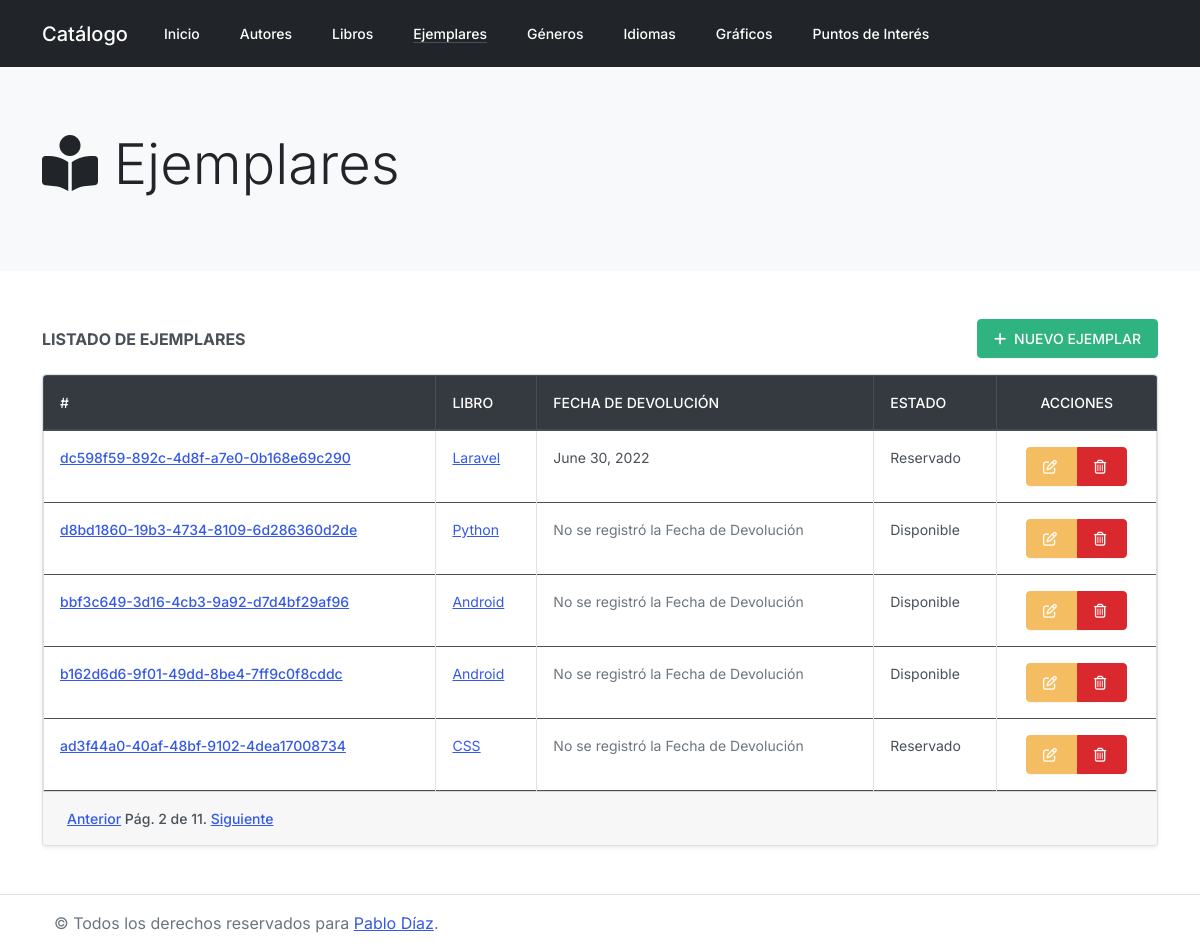
The app's page /catalogo/ejemplares/?page=2 with its own data.
### catalogo/models.py (models this page shows, shortened)
class Ejemplar(models.Model):
    id = models.UUIDField(primary_key=True, default=uuid.uuid4, help_text="ID único para este libro particular en toda la biblioteca")
    libro = models.ForeignKey(Libro, on_delete=models.SET_NULL, null=True)
    fechaDevolucion = models.DateField(null=True, blank=True)
    ESTADO_EJEMPLAR = (
        ('m', 'en Mantenimiento'),
        ('p', 'Prestado'),
        ('d', 'Disponible'),
        ('r', 'Reservado'),
    )
    estado = models.CharField(max_length=1, choices=ESTADO_EJEMPLAR, default='d', help_text='Disponibilidad del Ejemplar')
    def __str__(self):
        return '%s (%s)' % (self.libro, self.id)
    class Meta:
        ordering = ['libro', 'fechaDevolucion']

class Libro(models.Model):
    titulo = models.CharField(max_length=200)
    autor = models.ForeignKey(Autor, on_delete=models.SET_NULL, null=True)
    resumen = models.TextField(max_length=1000, help_text="Ingrese un resumen del libro")
    isbn = models.CharField('ISBN',max_length=13, help_text='13 Caracteres (<a href="https://www.isbninternational.org/content/what-isbn">ISBN number</a>)')
    genero = models.ManyToManyField(Genero, help_text="Seleccione un género (o varios) para el libro")
    idioma = models.ForeignKey(Idioma, on_delete=models.SET_NULL, null=True)
    image=models.ImageField(upload_to='images', default='catalogo/upload/img/default-libro.jpg')
    def muestra_genero(self):
        return ', '.join([genero.nombre for genero in self.genero.all()])
    muestra_genero.short_description = 'Género/s'
    def __str__(self):
        return self.titulo

### catalogo/views.py (the view)
# urls.py: path('ejemplares/', views.CopyListView.as_view(), name='copy_list'),
class CopyListView(ListView):
    model = Ejemplar
    template_name = 'copies/index.html'
    paginate_by = 5
    def get_context_data(self, **kwargs):
        copies = Ejemplar.objects.order_by('-id')
        context = super(CopyListView, self).get_context_data(**kwargs)
        paginator = Paginator(copies, self.paginate_by)
        page = self.request.GET.get('page')
        try:
            copies = paginator.page(page)
        except PageNotAnInteger:
            copies = paginator.page(1)
        except EmptyPage:
            copies = paginator.page(paginator.num_pages)
        context['copies'] = copies
        return context

### catalogo/templates/copies/index.html (shortened to what this page needs)
{% extends "base.html" %}
{% block jumbotron %}
    {% include "partials/jumbotron.html" with icon="<i class='fas fa-book-reader'></i>" title="Ejemplares" %}
{% endblock %}
{% block content %}
<div class="row">
    <div class="col-12">
        <div class="d-flex justify-content-between align-items-center mb-3">
            <span class="font-weight-bold">LISTADO DE EJEMPLARES</span>
            <a href="{% url 'copy_create' %}" class="btn btn-success">
                <i class="fas fa-plus mr-1"></i> NUEVO EJEMPLAR
            </a>
        </div>
        <div class="card shadow-sm">
            <div class="card-body table-responsive rounded-top p-0">
                <table class="table table-hover table-bordered mb-0">
                    <thead class="thead-dark">
                        <tr>
                            <th scope="col">#</th>
                            <th scope="col">Libro</th>
                            <th scope="col">Fecha de Devolución</th>
                            <th scope="col">Estado</th>
                            <th scope="col" class="text-center">Acciones</th>
                        </tr>
                    </thead>
                    <tbody>
                        {% for copy in copies %}
                        <tr>
                            <th scope="row">
                                <a href="{% url 'copy_details' copy.id %}">{{ copy.id }}</a>
                            </th>
                            <td>
                                <a href="{% url 'book_details' copy.libro.id %}">{{ copy.libro }}</a>
                            </td>
                            <td>
                                {% if copy.fechaDevolucion %}
                                    {{ copy.fechaDevolucion  }}
                                {% else %}
                                    <p class="text-muted mb-0">No se registró la Fecha de Devolución</p>
                                {% endif %}
                            </td>
                            <td>
                                {{ copy.get_estado_display }}
                            </td>
                            <td class="text-center">
                                <div class="btn-group" role="group" aria-label="Basic example">
                                    <a href="{% url 'copy_update' copy.id %}" class="btn btn-warning">
                                        <i class="fas fa-edit font-weight-light mr-1"></i>
                                    </a>
                                    <button type="button" class="btn btn-danger" data-toggle="modal"
                                    data-target="#copy-{{ copy.id }}">
                                        <i class="fas fa-trash-alt font-weight-light mr-1"></i>
                                    </button>
                                </div>
                            </td>
                        </tr>
                        {% empty %}
                            <tr class="bg-red">
                                <td colspan="7" class="text-center">
                                    ¡Oops! No tenemos Ejemplares de los Libros en Catálogo.
                                </th>
                            </tr>
                        {% endfor %}
                    </tbody>
                </table>
            </div>
            {% block pagination %}
                {% if is_paginated %}
                    <div class="card-footer">
                        <div class="pagination">
                            <span class="page-links">
                                {% if page_obj.has_previous %}
                                <a href="{{ request.path }}?page={{ page_obj.previous_page_number }}">Anterior</a>
                                {% endif %}
                                <span class="page-current">
                                    Pág. {{ page_obj.number }} de {{ page_obj.paginator.num_pages }}.
                                </span>
                                {% if page_obj.has_next %}
                                <a href="{{ request.path }}?page={{ page_obj.next_page_number }}">Siguiente</a>
                                {% endif %}
                            </span>
                        </div>
                    </div>
                {% endif %}
            {% endblock %}
        </div>
    </div>
</div>
{% endblock %}

### records on screen
Ejemplar: id "dc598f59-892c-4d8f-a7e0-0b168e69c290", libro "Laravel", fechaDevolucion "June 30, 2022", estado "Reservado"
Ejemplar: id "d8bd1860-19b3-4734-8109-6d286360d2de", libro "Python", shows "No se registró la Fecha de Devolución", estado "Disponible"
Ejemplar: id "bbf3c649-3d16-4cb3-9a92-d7d4bf29af96", libro "Android", shows "No se registró la Fecha de Devolución", estado "Disponible"
Ejemplar: id "b162d6d6-9f01-49dd-8be4-7ff9c0f8cddc", libro "Android", shows "No se registró la Fecha de Devolución", estado "Disponible"
Ejemplar: id "ad3f44a0-40af-48bf-9102-4dea17008734", libro "CSS", shows "No se registró la Fecha de Devolución", estado "Reservado"

### other values on screen
{{ title }} "Ejemplares"
{{ page_obj.number }} "2"
{{ page_obj.paginator.num_pages }} "11"
